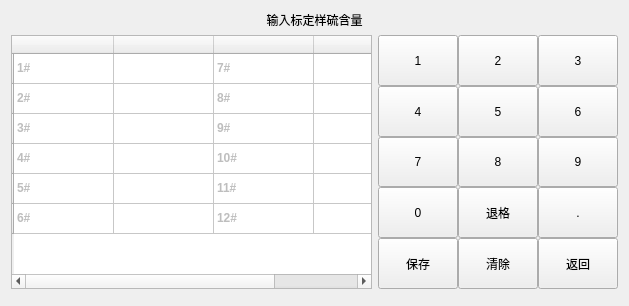
<?xml version="1.0" encoding="UTF-8"?>
<ui version="4.0">
 <class>input_S_percentage</class>
 <widget class="QWidget" name="input_S_percentage">
  <property name="geometry">
   <rect>
    <x>0</x>
    <y>0</y>
    <width>629</width>
    <height>306</height>
   </rect>
  </property>
  <property name="windowTitle">
   <string>Form</string>
  </property>
  <layout class="QGridLayout" name="gridLayout_3">
   <item row="1" column="0">
    <layout class="QGridLayout" name="gridLayout_2">
     <item row="0" column="0">
      <layout class="QHBoxLayout" name="horizontalLayout_2" stretch="3,1">
       <item>
        <widget class="QTableWidget" name="tableWidget">
         <attribute name="horizontalHeaderDefaultSectionSize">
          <number>100</number>
         </attribute>
         <attribute name="horizontalHeaderHighlightSections">
          <bool>true</bool>
         </attribute>
         <attribute name="horizontalHeaderShowSortIndicator" stdset="0">
          <bool>true</bool>
         </attribute>
         <row>
          <property name="text">
           <string/>
          </property>
         </row>
         <row>
          <property name="text">
           <string/>
          </property>
         </row>
         <row>
          <property name="text">
           <string/>
          </property>
         </row>
         <row>
          <property name="text">
           <string/>
          </property>
         </row>
         <row>
          <property name="text">
           <string/>
          </property>
         </row>
         <row>
          <property name="text">
           <string/>
          </property>
         </row>
         <column>
          <property name="text">
           <string/>
          </property>
         </column>
         <column>
          <property name="text">
           <string/>
          </property>
         </column>
         <column>
          <property name="text">
           <string/>
          </property>
         </column>
         <column>
          <property name="text">
           <string/>
          </property>
         </column>
         <item row="0" column="0">
          <property name="text">
           <string>1#</string>
          </property>
          <property name="font">
           <font>
            <weight>75</weight>
            <bold>true</bold>
           </font>
          </property>
          <property name="flags">
           <set>ItemIsDragEnabled|ItemIsUserCheckable</set>
          </property>
         </item>
         <item row="0" column="2">
          <property name="text">
           <string>7#</string>
          </property>
          <property name="font">
           <font>
            <weight>75</weight>
            <italic>false</italic>
            <bold>true</bold>
           </font>
          </property>
          <property name="background">
           <brush brushstyle="NoBrush">
            <color alpha="255">
             <red>0</red>
             <green>0</green>
             <blue>0</blue>
            </color>
           </brush>
          </property>
          <property name="flags">
           <set>ItemIsDragEnabled|ItemIsUserCheckable</set>
          </property>
         </item>
         <item row="1" column="0">
          <property name="text">
           <string>2#</string>
          </property>
          <property name="font">
           <font>
            <weight>75</weight>
            <italic>false</italic>
            <bold>true</bold>
           </font>
          </property>
          <property name="flags">
           <set>ItemIsDragEnabled|ItemIsUserCheckable</set>
          </property>
         </item>
         <item row="1" column="2">
          <property name="text">
           <string>8#</string>
          </property>
          <property name="font">
           <font>
            <weight>75</weight>
            <italic>false</italic>
            <bold>true</bold>
           </font>
          </property>
          <property name="flags">
           <set>ItemIsDragEnabled|ItemIsUserCheckable</set>
          </property>
         </item>
         <item row="2" column="0">
          <property name="text">
           <string>3#</string>
          </property>
          <property name="font">
           <font>
            <weight>75</weight>
            <bold>true</bold>
           </font>
          </property>
          <property name="flags">
           <set>ItemIsDragEnabled|ItemIsUserCheckable</set>
          </property>
         </item>
         <item row="2" column="2">
          <property name="text">
           <string>9#</string>
          </property>
          <property name="font">
           <font>
            <weight>75</weight>
            <bold>true</bold>
           </font>
          </property>
          <property name="flags">
           <set>ItemIsDragEnabled|ItemIsUserCheckable</set>
          </property>
         </item>
         <item row="3" column="0">
          <property name="text">
           <string>4#</string>
          </property>
          <property name="font">
           <font>
            <weight>75</weight>
            <bold>true</bold>
           </font>
          </property>
          <property name="flags">
           <set>ItemIsDragEnabled|ItemIsUserCheckable</set>
          </property>
         </item>
         <item row="3" column="2">
          <property name="text">
           <string>10#</string>
          </property>
          <property name="font">
           <font>
            <weight>75</weight>
            <bold>true</bold>
           </font>
          </property>
          <property name="flags">
           <set>ItemIsDragEnabled|ItemIsUserCheckable</set>
          </property>
         </item>
         <item row="4" column="0">
          <property name="text">
           <string>5#</string>
          </property>
          <property name="font">
           <font>
            <weight>75</weight>
            <bold>true</bold>
           </font>
          </property>
          <property name="flags">
           <set>ItemIsDragEnabled|ItemIsUserCheckable</set>
          </property>
         </item>
         <item row="4" column="2">
          <property name="text">
           <string>11#</string>
          </property>
          <property name="font">
           <font>
            <weight>75</weight>
            <bold>true</bold>
           </font>
          </property>
          <property name="flags">
           <set>ItemIsDragEnabled|ItemIsUserCheckable</set>
          </property>
         </item>
         <item row="5" column="0">
          <property name="text">
           <string>6#</string>
          </property>
          <property name="font">
           <font>
            <weight>75</weight>
            <bold>true</bold>
           </font>
          </property>
          <property name="flags">
           <set>ItemIsDragEnabled|ItemIsUserCheckable</set>
          </property>
         </item>
         <item row="5" column="2">
          <property name="text">
           <string>12#</string>
          </property>
          <property name="font">
           <font>
            <weight>75</weight>
            <bold>true</bold>
           </font>
          </property>
          <property name="flags">
           <set>ItemIsDragEnabled|ItemIsUserCheckable</set>
          </property>
         </item>
        </widget>
       </item>
       <item>
        <layout class="QGridLayout" name="gridLayout">
         <property name="spacing">
          <number>0</number>
         </property>
         <item row="0" column="0">
          <widget class="QPushButton" name="b_1">
           <property name="sizePolicy">
            <sizepolicy hsizetype="Minimum" vsizetype="Minimum">
             <horstretch>0</horstretch>
             <verstretch>0</verstretch>
            </sizepolicy>
           </property>
           <property name="text">
            <string> 1 </string>
           </property>
          </widget>
         </item>
         <item row="0" column="1">
          <widget class="QPushButton" name="b_2">
           <property name="sizePolicy">
            <sizepolicy hsizetype="Minimum" vsizetype="Minimum">
             <horstretch>0</horstretch>
             <verstretch>0</verstretch>
            </sizepolicy>
           </property>
           <property name="text">
            <string> 2 </string>
           </property>
          </widget>
         </item>
         <item row="0" column="2">
          <widget class="QPushButton" name="b_3">
           <property name="sizePolicy">
            <sizepolicy hsizetype="Minimum" vsizetype="Minimum">
             <horstretch>0</horstretch>
             <verstretch>0</verstretch>
            </sizepolicy>
           </property>
           <property name="text">
            <string> 3 </string>
           </property>
          </widget>
         </item>
         <item row="1" column="0">
          <widget class="QPushButton" name="b_4">
           <property name="sizePolicy">
            <sizepolicy hsizetype="Minimum" vsizetype="Minimum">
             <horstretch>0</horstretch>
             <verstretch>0</verstretch>
            </sizepolicy>
           </property>
           <property name="text">
            <string>  4  </string>
           </property>
          </widget>
         </item>
         <item row="1" column="1">
          <widget class="QPushButton" name="b_5">
           <property name="sizePolicy">
            <sizepolicy hsizetype="Minimum" vsizetype="Minimum">
             <horstretch>0</horstretch>
             <verstretch>0</verstretch>
            </sizepolicy>
           </property>
           <property name="text">
            <string>  5  </string>
           </property>
          </widget>
         </item>
         <item row="1" column="2">
          <widget class="QPushButton" name="b_6">
           <property name="sizePolicy">
            <sizepolicy hsizetype="Minimum" vsizetype="Minimum">
             <horstretch>0</horstretch>
             <verstretch>0</verstretch>
            </sizepolicy>
           </property>
           <property name="text">
            <string>  6  </string>
           </property>
          </widget>
         </item>
         <item row="2" column="0">
          <widget class="QPushButton" name="b_7">
           <property name="sizePolicy">
            <sizepolicy hsizetype="Minimum" vsizetype="Minimum">
             <horstretch>0</horstretch>
             <verstretch>0</verstretch>
            </sizepolicy>
           </property>
           <property name="text">
            <string>  7  </string>
           </property>
          </widget>
         </item>
         <item row="2" column="1">
          <widget class="QPushButton" name="b_8">
           <property name="sizePolicy">
            <sizepolicy hsizetype="Minimum" vsizetype="Minimum">
             <horstretch>0</horstretch>
             <verstretch>0</verstretch>
            </sizepolicy>
           </property>
           <property name="text">
            <string>  8  </string>
           </property>
          </widget>
         </item>
         <item row="2" column="2">
          <widget class="QPushButton" name="b_9">
           <property name="sizePolicy">
            <sizepolicy hsizetype="Minimum" vsizetype="Minimum">
             <horstretch>0</horstretch>
             <verstretch>0</verstretch>
            </sizepolicy>
           </property>
           <property name="text">
            <string>  9  </string>
           </property>
          </widget>
         </item>
         <item row="3" column="0">
          <widget class="QPushButton" name="b_0">
           <property name="sizePolicy">
            <sizepolicy hsizetype="Minimum" vsizetype="Minimum">
             <horstretch>0</horstretch>
             <verstretch>0</verstretch>
            </sizepolicy>
           </property>
           <property name="text">
            <string> 0 </string>
           </property>
          </widget>
         </item>
         <item row="3" column="1">
          <widget class="QPushButton" name="b_backspace">
           <property name="sizePolicy">
            <sizepolicy hsizetype="Minimum" vsizetype="Minimum">
             <horstretch>0</horstretch>
             <verstretch>0</verstretch>
            </sizepolicy>
           </property>
           <property name="text">
            <string>退格</string>
           </property>
          </widget>
         </item>
         <item row="3" column="2">
          <widget class="QPushButton" name="b_point">
           <property name="sizePolicy">
            <sizepolicy hsizetype="Minimum" vsizetype="Minimum">
             <horstretch>0</horstretch>
             <verstretch>0</verstretch>
            </sizepolicy>
           </property>
           <property name="text">
            <string>  .  </string>
           </property>
          </widget>
         </item>
         <item row="4" column="0">
          <widget class="QPushButton" name="b_sure">
           <property name="sizePolicy">
            <sizepolicy hsizetype="Minimum" vsizetype="Minimum">
             <horstretch>0</horstretch>
             <verstretch>0</verstretch>
            </sizepolicy>
           </property>
           <property name="text">
            <string>保存</string>
           </property>
          </widget>
         </item>
         <item row="4" column="1">
          <widget class="QPushButton" name="b_clear">
           <property name="sizePolicy">
            <sizepolicy hsizetype="Minimum" vsizetype="Minimum">
             <horstretch>0</horstretch>
             <verstretch>0</verstretch>
            </sizepolicy>
           </property>
           <property name="text">
            <string>清除</string>
           </property>
          </widget>
         </item>
         <item row="4" column="2">
          <widget class="QPushButton" name="b_abandon">
           <property name="sizePolicy">
            <sizepolicy hsizetype="Minimum" vsizetype="Minimum">
             <horstretch>0</horstretch>
             <verstretch>0</verstretch>
            </sizepolicy>
           </property>
           <property name="text">
            <string>返回</string>
           </property>
          </widget>
         </item>
        </layout>
       </item>
      </layout>
     </item>
     <item row="1" column="0">
      <layout class="QHBoxLayout" name="horizontalLayout">
       <item>
        <widget class="issample" name="widget" native="true"/>
       </item>
       <item>
        <widget class="ispreheat" name="widget_2" native="true"/>
       </item>
       <item>
        <widget class="date_widget" name="widget_3" native="true"/>
       </item>
      </layout>
     </item>
    </layout>
   </item>
   <item row="0" column="0">
    <widget class="QLabel" name="label">
     <property name="text">
      <string>输入标定样硫含量</string>
     </property>
     <property name="alignment">
      <set>Qt::AlignCenter</set>
     </property>
    </widget>
   </item>
  </layout>
 </widget>
 <customwidgets>
  <customwidget>
   <class>date_widget</class>
   <extends>QWidget</extends>
   <header>date_widget.h</header>
   <container>1</container>
  </customwidget>
  <customwidget>
   <class>issample</class>
   <extends>QWidget</extends>
   <header>issample.h</header>
   <container>1</container>
  </customwidget>
  <customwidget>
   <class>ispreheat</class>
   <extends>QWidget</extends>
   <header>ispreheat.h</header>
   <container>1</container>
  </customwidget>
 </customwidgets>
 <resources/>
 <connections/>
</ui>
